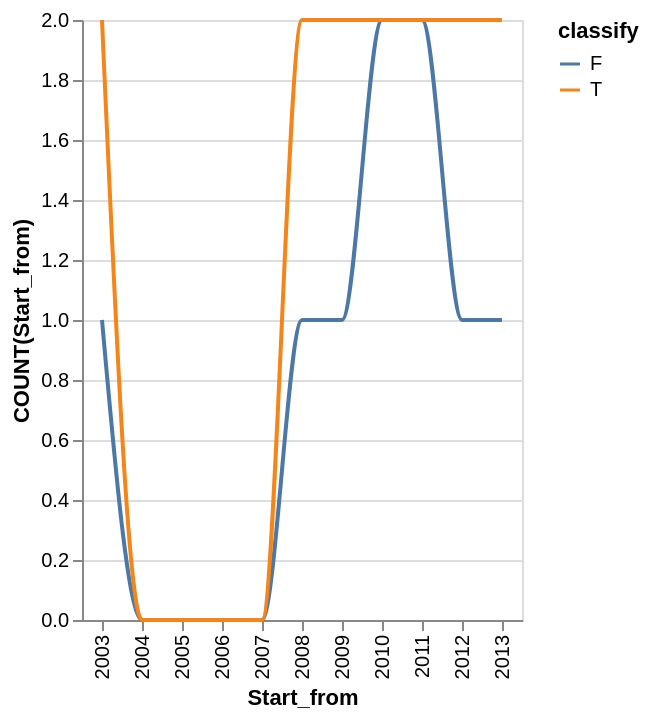

This figure's Vega-Lite source:
### Vega-Lite specification from a JSON file in a GitHub repository (floating-point values rounded to 4 significant figures)
{"data": {"values": [{"x_data": "2003", "y_data": 1, "classify": "F"}, {"x_data": "2004", "y_data": 0, "classify": "F"}, {"x_data": "2005", "y_data": 0, "classify": "F"}, {"x_data": "2006", "y_data": 0, "classify": "F"}, {"x_data": "2007", "y_data": 0, "classify": "F"}, {"x_data": "2008", "y_data": 1, "classify": "F"}, {"x_data": "2009", "y_data": 1, "classify": "F"}, {"x_data": "2010", "y_data": 2, "classify": "F"}, {"x_data": "2011", "y_data": 2, "classify": "F"}, {"x_data": "2012", "y_data": 1, "classify": "F"}, {"x_data": "2013", "y_data": 1, "classify": "F"}, {"x_data": "2003", "y_data": 2, "classify": "T"}, {"x_data": "2004", "y_data": 0, "classify": "T"}, {"x_data": "2005", "y_data": 0, "classify": "T"}, {"x_data": "2006", "y_data": 0, "classify": "T"}, {"x_data": "2007", "y_data": 0, "classify": "T"}, {"x_data": "2008", "y_data": 2, "classify": "T"}, {"x_data": "2009", "y_data": 2, "classify": "T"}, {"x_data": "2010", "y_data": 2, "classify": "T"}, {"x_data": "2011", "y_data": 2, "classify": "T"}, {"x_data": "2012", "y_data": 2, "classify": "T"}, {"x_data": "2013", "y_data": 2, "classify": "T"}]}, "mark": {"type": "line", "interpolate": "monotone"}, "encoding": {"x": {"field": "x_data", "type": "nominal", "title": "Start_from", "sort": "ascending"}, "y": {"field": "y_data", "type": "quantitative", "title": "COUNT(Start_from)"}, "color": {"field": "classify"}}}
